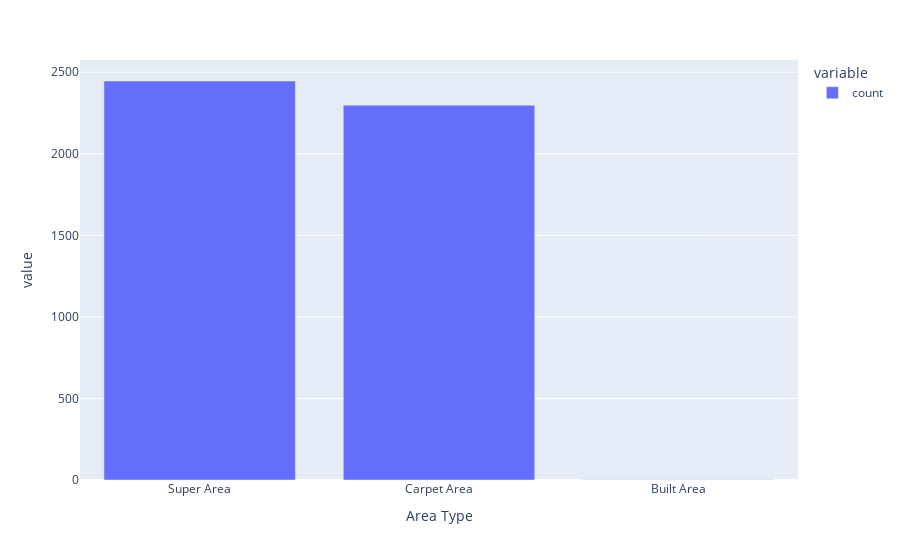

The notebook cell saved with this chart:
### Code cell
px.bar(df.value_counts("Area Type"))

### Figure 1 — Plotly figure (JSON) as saved in the notebook; plotly's stock layout.template omitted (floating-point values rounded to 4 significant figures)
{"data": [{"alignmentgroup": "True", "hovertemplate": "variable=count<br>Area Type=%{x}<br>value=%{y}<extra></extra>", "legendgroup": "count", "marker": {"color": "#636efa", "pattern": {"shape": ""}}, "name": "count", "offsetgroup": "count", "orientation": "v", "showlegend": true, "textposition": "auto", "type": "bar", "x": ["Super Area", "Carpet Area", "Built Area"], "xaxis": "x", "y": [2446, 2298, 2], "yaxis": "y"}], "layout": {"barmode": "relative", "legend": {"title": {"text": "variable"}, "tracegroupgap": 0}, "margin": {"t": 60}, "xaxis": {"anchor": "y", "domain": [0, 1], "title": {"text": "Area Type"}}, "yaxis": {"anchor": "x", "domain": [0, 1], "title": {"text": "value"}}}}
